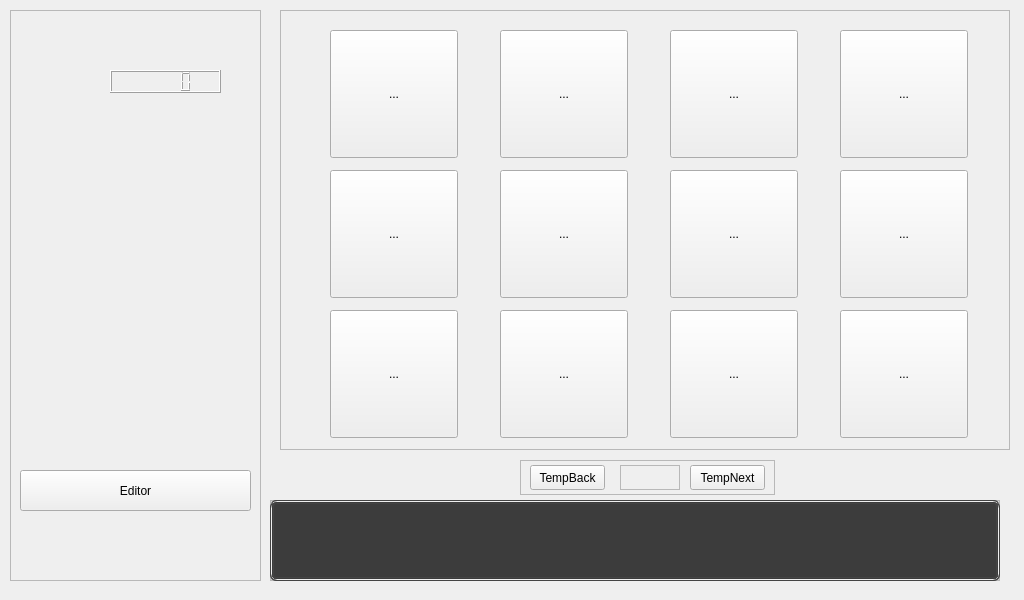
<?xml version="1.0" encoding="UTF-8"?>
<ui version="4.0">
 <class>MainWindow</class>
 <widget class="QMainWindow" name="MainWindow">
  <property name="geometry">
   <rect>
    <x>0</x>
    <y>0</y>
    <width>1024</width>
    <height>600</height>
   </rect>
  </property>
  <property name="sizePolicy">
   <sizepolicy hsizetype="Preferred" vsizetype="Preferred">
    <horstretch>0</horstretch>
    <verstretch>0</verstretch>
   </sizepolicy>
  </property>
  <property name="minimumSize">
   <size>
    <width>1024</width>
    <height>600</height>
   </size>
  </property>
  <property name="maximumSize">
   <size>
    <width>1024</width>
    <height>600</height>
   </size>
  </property>
  <property name="windowTitle">
   <string>El Gui Comrado v 0.4</string>
  </property>
  <property name="tabShape">
   <enum>QTabWidget::TabShape::Rounded</enum>
  </property>
  <property name="dockNestingEnabled">
   <bool>false</bool>
  </property>
  <widget class="QWidget" name="centralwidget">
   <widget class="QFrame" name="System_frame">
    <property name="geometry">
     <rect>
      <x>10</x>
      <y>10</y>
      <width>251</width>
      <height>571</height>
     </rect>
    </property>
    <property name="frameShape">
     <enum>QFrame::Shape::StyledPanel</enum>
    </property>
    <property name="frameShadow">
     <enum>QFrame::Shadow::Raised</enum>
    </property>
    <widget class="QPushButton" name="Editor_button">
     <property name="geometry">
      <rect>
       <x>10</x>
       <y>460</y>
       <width>231</width>
       <height>41</height>
      </rect>
     </property>
     <property name="text">
      <string>Editor</string>
     </property>
    </widget>
    <widget class="QLCDNumber" name="lcdNumber">
     <property name="geometry">
      <rect>
       <x>100</x>
       <y>60</y>
       <width>111</width>
       <height>23</height>
      </rect>
     </property>
    </widget>
   </widget>
   <widget class="QFrame" name="Bar_frame">
    <property name="geometry">
     <rect>
      <x>270</x>
      <y>500</y>
      <width>730</width>
      <height>81</height>
     </rect>
    </property>
    <property name="autoFillBackground">
     <bool>false</bool>
    </property>
    <property name="frameShape">
     <enum>QFrame::Shape::StyledPanel</enum>
    </property>
    <property name="frameShadow">
     <enum>QFrame::Shadow::Raised</enum>
    </property>
    <widget class="QGroupBox" name="Bar_groupBox">
     <property name="geometry">
      <rect>
       <x>0</x>
       <y>0</y>
       <width>730</width>
       <height>81</height>
      </rect>
     </property>
     <property name="styleSheet">
      <string notr="true">border: 4px double #444;        /* Толщина, стиль и цвет рамки */
    border-radius: 6px;             /* Закругление углов */
    background-color: #3c3c3c;      /* Цвет фона */
    padding: 5px;                  /* Внутренний отступ */
    margin-top: 0 px;               /* Отступ над заголовком */</string>
     </property>
     <property name="title">
      <string/>
     </property>
     <property name="flat">
      <bool>false</bool>
     </property>
    </widget>
   </widget>
   <widget class="QStackedWidget" name="Button_stackedWidget">
    <property name="enabled">
     <bool>true</bool>
    </property>
    <property name="geometry">
     <rect>
      <x>270</x>
      <y>10</y>
      <width>750</width>
      <height>450</height>
     </rect>
    </property>
    <property name="minimumSize">
     <size>
      <width>750</width>
      <height>450</height>
     </size>
    </property>
    <property name="maximumSize">
     <size>
      <width>750</width>
      <height>450</height>
     </size>
    </property>
    <property name="baseSize">
     <size>
      <width>0</width>
      <height>0</height>
     </size>
    </property>
    <property name="cursor">
     <cursorShape>ArrowCursor</cursorShape>
    </property>
    <property name="focusPolicy">
     <enum>Qt::FocusPolicy::ClickFocus</enum>
    </property>
    <property name="contextMenuPolicy">
     <enum>Qt::ContextMenuPolicy::CustomContextMenu</enum>
    </property>
    <property name="locale">
     <locale language="Russian" country="Russia"/>
    </property>
    <property name="frameShape">
     <enum>QFrame::Shape::NoFrame</enum>
    </property>
    <property name="lineWidth">
     <number>1</number>
    </property>
    <property name="currentIndex">
     <number>0</number>
    </property>
    <widget class="QWidget" name="page_1">
     <widget class="QFrame" name="Button_frame_01">
      <property name="geometry">
       <rect>
        <x>10</x>
        <y>0</y>
        <width>730</width>
        <height>440</height>
       </rect>
      </property>
      <property name="maximumSize">
       <size>
        <width>730</width>
        <height>440</height>
       </size>
      </property>
      <property name="styleSheet">
       <string notr="true">gridline-color: rgb(255, 170, 255);
border-color: rgb(255, 0, 255);</string>
      </property>
      <property name="frameShape">
       <enum>QFrame::Shape::StyledPanel</enum>
      </property>
      <property name="frameShadow">
       <enum>QFrame::Shadow::Raised</enum>
      </property>
      <widget class="QToolButton" name="ToolButton_01">
       <property name="geometry">
        <rect>
         <x>50</x>
         <y>20</y>
         <width>128</width>
         <height>128</height>
        </rect>
       </property>
       <property name="focusPolicy">
        <enum>Qt::FocusPolicy::StrongFocus</enum>
       </property>
       <property name="text">
        <string>...</string>
       </property>
       <property name="iconSize">
        <size>
         <width>96</width>
         <height>96</height>
        </size>
       </property>
       <property name="checkable">
        <bool>false</bool>
       </property>
       <property name="checked">
        <bool>false</bool>
       </property>
       <property name="autoRepeatDelay">
        <number>600</number>
       </property>
       <property name="autoRepeatInterval">
        <number>300</number>
       </property>
       <property name="toolButtonStyle">
        <enum>Qt::ToolButtonStyle::ToolButtonTextUnderIcon</enum>
       </property>
      </widget>
      <widget class="QToolButton" name="ToolButton_02">
       <property name="geometry">
        <rect>
         <x>220</x>
         <y>20</y>
         <width>128</width>
         <height>128</height>
        </rect>
       </property>
       <property name="focusPolicy">
        <enum>Qt::FocusPolicy::StrongFocus</enum>
       </property>
       <property name="text">
        <string>...</string>
       </property>
       <property name="iconSize">
        <size>
         <width>96</width>
         <height>96</height>
        </size>
       </property>
       <property name="checkable">
        <bool>false</bool>
       </property>
       <property name="checked">
        <bool>false</bool>
       </property>
       <property name="autoRepeatDelay">
        <number>600</number>
       </property>
       <property name="autoRepeatInterval">
        <number>300</number>
       </property>
       <property name="toolButtonStyle">
        <enum>Qt::ToolButtonStyle::ToolButtonTextUnderIcon</enum>
       </property>
      </widget>
      <widget class="QToolButton" name="ToolButton_03">
       <property name="geometry">
        <rect>
         <x>390</x>
         <y>20</y>
         <width>128</width>
         <height>128</height>
        </rect>
       </property>
       <property name="focusPolicy">
        <enum>Qt::FocusPolicy::StrongFocus</enum>
       </property>
       <property name="text">
        <string>...</string>
       </property>
       <property name="iconSize">
        <size>
         <width>96</width>
         <height>96</height>
        </size>
       </property>
       <property name="checkable">
        <bool>false</bool>
       </property>
       <property name="checked">
        <bool>false</bool>
       </property>
       <property name="autoRepeatDelay">
        <number>600</number>
       </property>
       <property name="autoRepeatInterval">
        <number>300</number>
       </property>
       <property name="toolButtonStyle">
        <enum>Qt::ToolButtonStyle::ToolButtonTextUnderIcon</enum>
       </property>
      </widget>
      <widget class="QToolButton" name="ToolButton_04">
       <property name="geometry">
        <rect>
         <x>560</x>
         <y>20</y>
         <width>128</width>
         <height>128</height>
        </rect>
       </property>
       <property name="focusPolicy">
        <enum>Qt::FocusPolicy::StrongFocus</enum>
       </property>
       <property name="text">
        <string>...</string>
       </property>
       <property name="iconSize">
        <size>
         <width>96</width>
         <height>96</height>
        </size>
       </property>
       <property name="checkable">
        <bool>false</bool>
       </property>
       <property name="checked">
        <bool>false</bool>
       </property>
       <property name="autoRepeatDelay">
        <number>600</number>
       </property>
       <property name="autoRepeatInterval">
        <number>300</number>
       </property>
       <property name="toolButtonStyle">
        <enum>Qt::ToolButtonStyle::ToolButtonTextUnderIcon</enum>
       </property>
      </widget>
      <widget class="QToolButton" name="ToolButton_05">
       <property name="geometry">
        <rect>
         <x>50</x>
         <y>160</y>
         <width>128</width>
         <height>128</height>
        </rect>
       </property>
       <property name="focusPolicy">
        <enum>Qt::FocusPolicy::StrongFocus</enum>
       </property>
       <property name="text">
        <string>...</string>
       </property>
       <property name="iconSize">
        <size>
         <width>96</width>
         <height>96</height>
        </size>
       </property>
       <property name="checkable">
        <bool>false</bool>
       </property>
       <property name="checked">
        <bool>false</bool>
       </property>
       <property name="autoRepeatDelay">
        <number>600</number>
       </property>
       <property name="autoRepeatInterval">
        <number>300</number>
       </property>
       <property name="toolButtonStyle">
        <enum>Qt::ToolButtonStyle::ToolButtonTextUnderIcon</enum>
       </property>
      </widget>
      <widget class="QToolButton" name="ToolButton_06">
       <property name="geometry">
        <rect>
         <x>220</x>
         <y>160</y>
         <width>128</width>
         <height>128</height>
        </rect>
       </property>
       <property name="focusPolicy">
        <enum>Qt::FocusPolicy::StrongFocus</enum>
       </property>
       <property name="text">
        <string>...</string>
       </property>
       <property name="iconSize">
        <size>
         <width>96</width>
         <height>96</height>
        </size>
       </property>
       <property name="checkable">
        <bool>false</bool>
       </property>
       <property name="checked">
        <bool>false</bool>
       </property>
       <property name="autoRepeatDelay">
        <number>600</number>
       </property>
       <property name="autoRepeatInterval">
        <number>300</number>
       </property>
       <property name="toolButtonStyle">
        <enum>Qt::ToolButtonStyle::ToolButtonTextUnderIcon</enum>
       </property>
      </widget>
      <widget class="QToolButton" name="ToolButton_07">
       <property name="geometry">
        <rect>
         <x>390</x>
         <y>160</y>
         <width>128</width>
         <height>128</height>
        </rect>
       </property>
       <property name="focusPolicy">
        <enum>Qt::FocusPolicy::StrongFocus</enum>
       </property>
       <property name="text">
        <string>...</string>
       </property>
       <property name="iconSize">
        <size>
         <width>96</width>
         <height>96</height>
        </size>
       </property>
       <property name="checkable">
        <bool>false</bool>
       </property>
       <property name="checked">
        <bool>false</bool>
       </property>
       <property name="autoRepeatDelay">
        <number>600</number>
       </property>
       <property name="autoRepeatInterval">
        <number>300</number>
       </property>
       <property name="toolButtonStyle">
        <enum>Qt::ToolButtonStyle::ToolButtonTextUnderIcon</enum>
       </property>
      </widget>
      <widget class="QToolButton" name="ToolButton_08">
       <property name="geometry">
        <rect>
         <x>560</x>
         <y>160</y>
         <width>128</width>
         <height>128</height>
        </rect>
       </property>
       <property name="focusPolicy">
        <enum>Qt::FocusPolicy::StrongFocus</enum>
       </property>
       <property name="text">
        <string>...</string>
       </property>
       <property name="iconSize">
        <size>
         <width>96</width>
         <height>96</height>
        </size>
       </property>
       <property name="checkable">
        <bool>false</bool>
       </property>
       <property name="checked">
        <bool>false</bool>
       </property>
       <property name="autoRepeatDelay">
        <number>600</number>
       </property>
       <property name="autoRepeatInterval">
        <number>300</number>
       </property>
       <property name="toolButtonStyle">
        <enum>Qt::ToolButtonStyle::ToolButtonTextUnderIcon</enum>
       </property>
      </widget>
      <widget class="QToolButton" name="ToolButton_09">
       <property name="geometry">
        <rect>
         <x>50</x>
         <y>300</y>
         <width>128</width>
         <height>128</height>
        </rect>
       </property>
       <property name="focusPolicy">
        <enum>Qt::FocusPolicy::StrongFocus</enum>
       </property>
       <property name="text">
        <string>...</string>
       </property>
       <property name="iconSize">
        <size>
         <width>96</width>
         <height>96</height>
        </size>
       </property>
       <property name="checkable">
        <bool>false</bool>
       </property>
       <property name="checked">
        <bool>false</bool>
       </property>
       <property name="autoRepeatDelay">
        <number>600</number>
       </property>
       <property name="autoRepeatInterval">
        <number>300</number>
       </property>
       <property name="toolButtonStyle">
        <enum>Qt::ToolButtonStyle::ToolButtonTextUnderIcon</enum>
       </property>
      </widget>
      <widget class="QToolButton" name="ToolButton_10">
       <property name="geometry">
        <rect>
         <x>220</x>
         <y>300</y>
         <width>128</width>
         <height>128</height>
        </rect>
       </property>
       <property name="focusPolicy">
        <enum>Qt::FocusPolicy::StrongFocus</enum>
       </property>
       <property name="text">
        <string>...</string>
       </property>
       <property name="iconSize">
        <size>
         <width>96</width>
         <height>96</height>
        </size>
       </property>
       <property name="checkable">
        <bool>false</bool>
       </property>
       <property name="checked">
        <bool>false</bool>
       </property>
       <property name="autoRepeatDelay">
        <number>600</number>
       </property>
       <property name="autoRepeatInterval">
        <number>300</number>
       </property>
       <property name="toolButtonStyle">
        <enum>Qt::ToolButtonStyle::ToolButtonTextUnderIcon</enum>
       </property>
      </widget>
      <widget class="QToolButton" name="ToolButton_11">
       <property name="geometry">
        <rect>
         <x>390</x>
         <y>300</y>
         <width>128</width>
         <height>128</height>
        </rect>
       </property>
       <property name="focusPolicy">
        <enum>Qt::FocusPolicy::StrongFocus</enum>
       </property>
       <property name="text">
        <string>...</string>
       </property>
       <property name="iconSize">
        <size>
         <width>96</width>
         <height>96</height>
        </size>
       </property>
       <property name="checkable">
        <bool>false</bool>
       </property>
       <property name="checked">
        <bool>false</bool>
       </property>
       <property name="autoRepeatDelay">
        <number>600</number>
       </property>
       <property name="autoRepeatInterval">
        <number>300</number>
       </property>
       <property name="toolButtonStyle">
        <enum>Qt::ToolButtonStyle::ToolButtonTextUnderIcon</enum>
       </property>
      </widget>
      <widget class="QToolButton" name="ToolButton_12">
       <property name="geometry">
        <rect>
         <x>560</x>
         <y>300</y>
         <width>128</width>
         <height>128</height>
        </rect>
       </property>
       <property name="focusPolicy">
        <enum>Qt::FocusPolicy::StrongFocus</enum>
       </property>
       <property name="text">
        <string>...</string>
       </property>
       <property name="iconSize">
        <size>
         <width>96</width>
         <height>96</height>
        </size>
       </property>
       <property name="checkable">
        <bool>false</bool>
       </property>
       <property name="checked">
        <bool>false</bool>
       </property>
       <property name="autoRepeatDelay">
        <number>600</number>
       </property>
       <property name="autoRepeatInterval">
        <number>300</number>
       </property>
       <property name="toolButtonStyle">
        <enum>Qt::ToolButtonStyle::ToolButtonTextUnderIcon</enum>
       </property>
      </widget>
     </widget>
    </widget>
   </widget>
   <widget class="QFrame" name="Page_control_frame">
    <property name="geometry">
     <rect>
      <x>520</x>
      <y>460</y>
      <width>255</width>
      <height>35</height>
     </rect>
    </property>
    <property name="frameShape">
     <enum>QFrame::Shape::StyledPanel</enum>
    </property>
    <property name="frameShadow">
     <enum>QFrame::Shadow::Raised</enum>
    </property>
    <widget class="QLabel" name="Current_page_label">
     <property name="geometry">
      <rect>
       <x>100</x>
       <y>5</y>
       <width>60</width>
       <height>25</height>
      </rect>
     </property>
     <property name="contextMenuPolicy">
      <enum>Qt::ContextMenuPolicy::ActionsContextMenu</enum>
     </property>
     <property name="frameShape">
      <enum>QFrame::Shape::StyledPanel</enum>
     </property>
     <property name="frameShadow">
      <enum>QFrame::Shadow::Plain</enum>
     </property>
     <property name="text">
      <string/>
     </property>
     <property name="alignment">
      <set>Qt::AlignmentFlag::AlignCenter</set>
     </property>
    </widget>
    <widget class="QPushButton" name="NextButton_main">
     <property name="geometry">
      <rect>
       <x>170</x>
       <y>5</y>
       <width>75</width>
       <height>25</height>
      </rect>
     </property>
     <property name="text">
      <string>TempNext</string>
     </property>
    </widget>
    <widget class="QPushButton" name="BackButton_main">
     <property name="geometry">
      <rect>
       <x>10</x>
       <y>5</y>
       <width>75</width>
       <height>25</height>
      </rect>
     </property>
     <property name="text">
      <string>TempBack</string>
     </property>
    </widget>
   </widget>
  </widget>
  <action name="action">
   <property name="iconText">
    <string/>
   </property>
  </action>
 </widget>
 <resources/>
 <connections/>
</ui>
